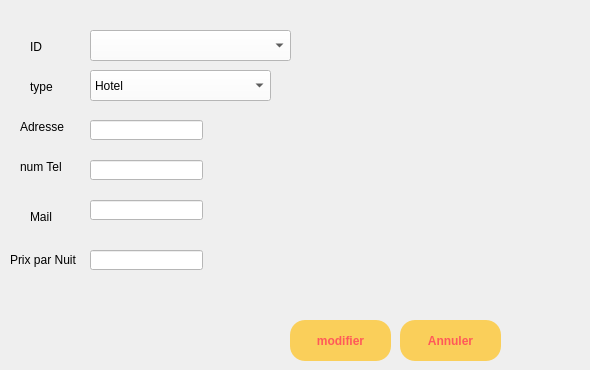
       <widget class="QWidget" name="tab_2">
        <property name="styleSheet">
         <string notr="true"/>
        </property>
        <attribute name="title">
         <string>modifier</string>
        </attribute>
        <widget class="QLabel" name="label_11">
         <property name="geometry">
          <rect>
           <x>30</x>
           <y>40</y>
           <width>47</width>
           <height>14</height>
          </rect>
         </property>
         <property name="text">
          <string>ID</string>
         </property>
        </widget>
        <widget class="QLabel" name="label_12">
         <property name="geometry">
          <rect>
           <x>30</x>
           <y>80</y>
           <width>47</width>
           <height>14</height>
          </rect>
         </property>
         <property name="text">
          <string>type</string>
         </property>
        </widget>
        <widget class="QLabel" name="label_13">
         <property name="geometry">
          <rect>
           <x>20</x>
           <y>120</y>
           <width>47</width>
           <height>14</height>
          </rect>
         </property>
         <property name="text">
          <string>Adresse</string>
         </property>
        </widget>
        <widget class="QLabel" name="label_14">
         <property name="geometry">
          <rect>
           <x>20</x>
           <y>160</y>
           <width>47</width>
           <height>14</height>
          </rect>
         </property>
         <property name="text">
          <string>num Tel</string>
         </property>
        </widget>
        <widget class="QLabel" name="label_15">
         <property name="geometry">
          <rect>
           <x>30</x>
           <y>210</y>
           <width>47</width>
           <height>14</height>
          </rect>
         </property>
         <property name="text">
          <string>Mail</string>
         </property>
        </widget>
        <widget class="QLabel" name="label_16">
         <property name="geometry">
          <rect>
           <x>10</x>
           <y>250</y>
           <width>121</width>
           <height>20</height>
          </rect>
         </property>
         <property name="text">
          <string>Prix par Nuit</string>
         </property>
        </widget>
        <widget class="QLineEdit" name="adresse_M">
         <property name="geometry">
          <rect>
           <x>90</x>
           <y>120</y>
           <width>113</width>
           <height>20</height>
          </rect>
         </property>
         <property name="styleSheet">
          <string notr="true">background-color:#FFFFFF;</string>
         </property>
        </widget>
        <widget class="QLineEdit" name="Tel_M">
         <property name="geometry">
          <rect>
           <x>90</x>
           <y>160</y>
           <width>113</width>
           <height>20</height>
          </rect>
         </property>
         <property name="styleSheet">
          <string notr="true">background-color:#FFFFFF;</string>
         </property>
        </widget>
        <widget class="QLineEdit" name="mail_M">
         <property name="geometry">
          <rect>
           <x>90</x>
           <y>200</y>
           <width>113</width>
           <height>20</height>
          </rect>
         </property>
         <property name="styleSheet">
          <string notr="true">background-color:#FFFFFF;</string>
         </property>
        </widget>
        <widget class="QLineEdit" name="prix_M">
         <property name="geometry">
          <rect>
           <x>90</x>
           <y>250</y>
           <width>113</width>
           <height>20</height>
          </rect>
         </property>
         <property name="styleSheet">
          <string notr="true">background-color:#FFFFFF;</string>
         </property>
        </widget>
        <widget class="QPushButton" name="Modifier">
         <property name="geometry">
          <rect>
           <x>290</x>
           <y>320</y>
           <width>101</width>
           <height>41</height>
          </rect>
         </property>
         <property name="styleSheet">
          <string notr="true">QPushButton{
border-radius:15px;
	background:#FACF5A;
	color:#FF5959;
	font-weight : bold;
}
QPushButton:hover
{
		background:#FF5959;
		color:#FACF5A;
		font-weight: bold;
}</string>
         </property>
         <property name="text">
          <string>modifier</string>
         </property>
        </widget>
        <widget class="QPushButton" name="Annuler">
         <property name="geometry">
          <rect>
           <x>400</x>
           <y>320</y>
           <width>101</width>
           <height>41</height>
          </rect>
         </property>
         <property name="styleSheet">
          <string notr="true">QPushButton{
border-radius:15px;
	background:#FACF5A;
	color:#FF5959;
	font-weight : bold;
}
QPushButton:hover
{
		background:#FF5959;
		color:#FACF5A;
		font-weight: bold;
}</string>
         </property>
         <property name="text">
          <string>Annuler</string>
         </property>
        </widget>
        <widget class="QLabel" name="verifier9">
         <property name="geometry">
          <rect>
           <x>210</x>
           <y>110</y>
           <width>191</width>
           <height>31</height>
          </rect>
         </property>
         <property name="styleSheet">
          <string notr="true">color: rgb(255, 0, 0);</string>
         </property>
         <property name="text">
          <string/>
         </property>
        </widget>
        <widget class="QLabel" name="verifier10">
         <property name="geometry">
          <rect>
           <x>210</x>
           <y>150</y>
           <width>371</width>
           <height>31</height>
          </rect>
         </property>
         <property name="styleSheet">
          <string notr="true">color: rgb(255, 0, 0);</string>
         </property>
         <property name="text">
          <string/>
         </property>
        </widget>
        <widget class="QLabel" name="verifier11">
         <property name="geometry">
          <rect>
           <x>210</x>
           <y>190</y>
           <width>371</width>
           <height>31</height>
          </rect>
         </property>
         <property name="styleSheet">
          <string notr="true">color: rgb(255, 0, 0);</string>
         </property>
         <property name="text">
          <string/>
         </property>
        </widget>
        <widget class="QLabel" name="verifier12">
         <property name="geometry">
          <rect>
           <x>210</x>
           <y>240</y>
           <width>191</width>
           <height>31</height>
          </rect>
         </property>
         <property name="styleSheet">
          <string notr="true">color: rgb(255, 0, 0);</string>
         </property>
         <property name="text">
          <string/>
         </property>
        </widget>
        <widget class="QComboBox" name="comboBox_M">
         <property name="geometry">
          <rect>
           <x>90</x>
           <y>70</y>
           <width>181</width>
           <height>31</height>
          </rect>
         </property>
         <property name="styleSheet">
          <string notr="true">background-color:#FFFFFF;</string>
         </property>
         <item>
          <property name="text">
           <string>Hotel</string>
          </property>
         </item>
         <item>
          <property name="text">
           <string>Appartement</string>
          </property>
         </item>
         <item>
          <property name="text">
           <string>Maison</string>
          </property>
         </item>
        </widget>
        <widget class="QComboBox" name="cb_id_modiff">
         <property name="geometry">
          <rect>
           <x>90</x>
           <y>30</y>
           <width>201</width>
           <height>31</height>
          </rect>
         </property>
         <property name="styleSheet">
          <string notr="true">background-color:#FFFFFF;</string>
         </property>
        </widget>
       </widget>
